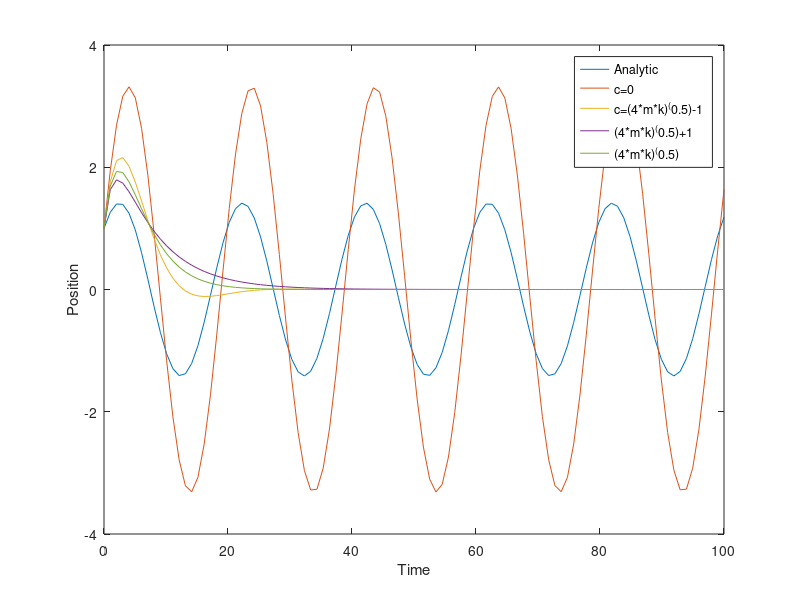
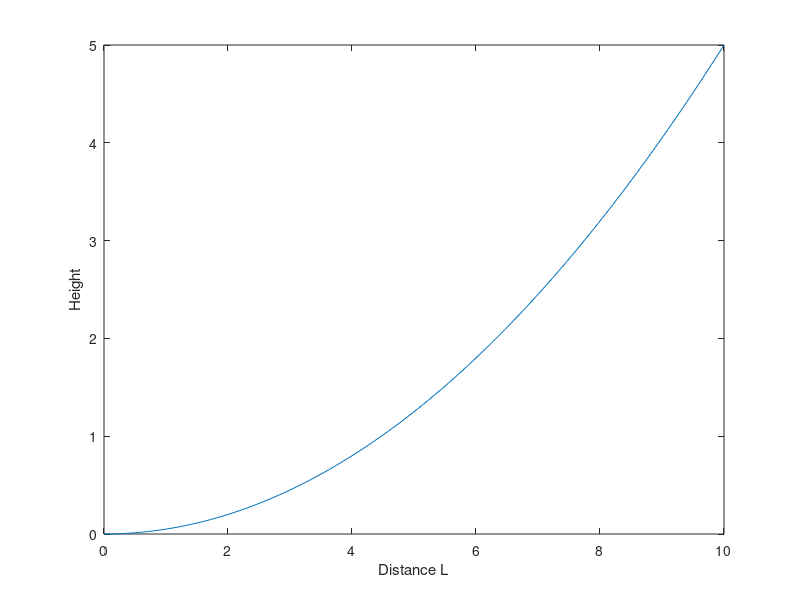

The MATLAB script that drew these images, in order:
%% EMEC303
% HW 5
% Hannah King

clear; clc;
%% Problem 1
%Inputs
m = 5; %kg
k = 0.5; %N/m
wo = sqrt(k/m); 
A = 1;
B = 1;

%Initialize
cD = [0, sqrt(4*m*k) - 1, sqrt(4*m*k) + 1, sqrt(4*m*k)]; %damping
N = 100;
t = linspace(0,N);
c = 0;
y0 = [1,1];

%Function
f = @(t,y) (-c/m)*y(2) - (k*y(1))/m; %Slope of second dervative
fA = @(t) A*cos(wo*t) + B*sin(wo*t); %Analytic 

%plot
figure(1);clf(1);
plot(t, fA(t)); %Analytic
hold on

%Iterate
for i = 1:4
    c = cD(i);
    f = @(x,u) [u(2)
        -(c/m)*u(2)-(k/m)*u(1)];
    [t,y] = ode45(f,t,y0);
    plot(t,y(:,1));
end

legend("Analytic", "c=0","c=(4*m*k)^(0.5)-1","(4*m*k)^(0.5)+1","(4*m*k)^(0.5)");
xlabel("Time")
ylabel("Position")
%% Problem 2
%Variable Inputs
L = 10;
T = 50;
w = 5;

%initial conditions
u1(1) = 0;
guess = 0;
u2(1) = guess;

%Functions
f = @(x,u) (w/T)*(1+(u2^2))^0.5;

%initialize
N = 100;
x = linspace(0, L, N);
h = x(2) - x(1);
u1 = zeros(1, N); % temp, T
u2 = zeros(1, N); %dT/Dx

%Iterate
    %Loop
    for i = 1:N-1
        %Heun's
        %predictor
        u1_s = u1(i) + h * u2(i);
        u2_s = u2(i) + h * f(x(i), u1(i));
        %corresctor
        u1(i+1) = u1(i) + h/2 * (u2(i) + u2_s);
        u2(i+1) = u2(i) + h/2 * (f(x(i), u1(i)) + f(x(i+1), u1_s));
    end

%plot
figure(2)
plot(x,u1)
xlabel('Distance L')
ylabel('Height')